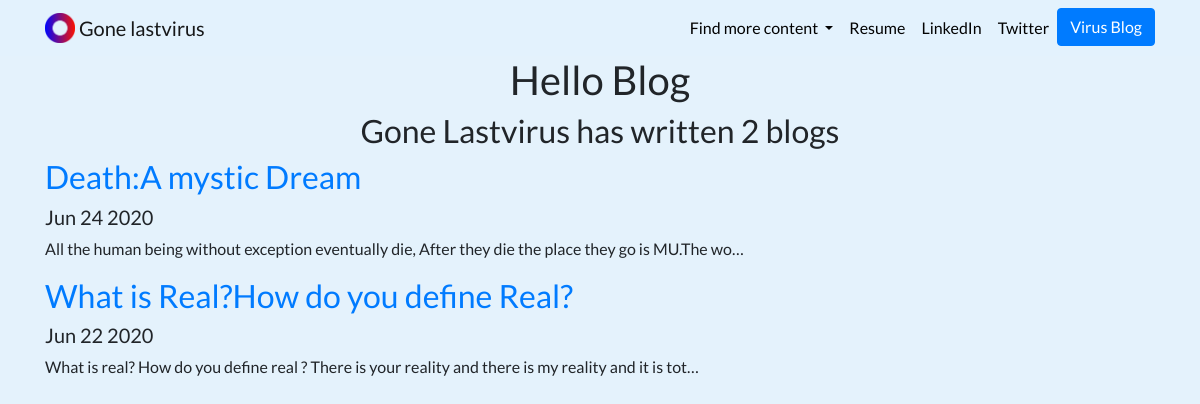
/blog/, run on an earlier commit of the app's database.
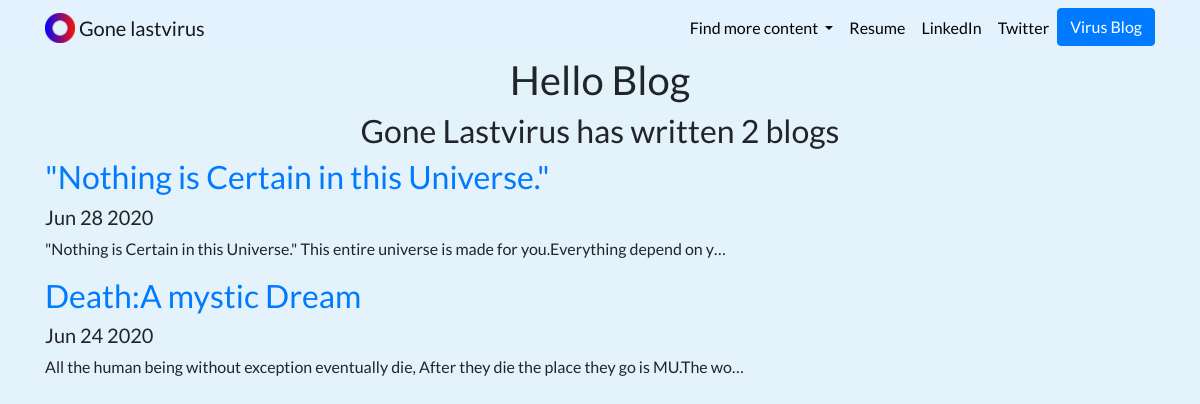
And on a later commit of the database.
### blog/models.py (models this page shows, shortened)
class Blog(models.Model):
    title = models.CharField(max_length=200)
    discription= models.TextField()
    image = models.ImageField(upload_to='portfolio/image/')
    date=models.DateField()

### blog/views.py (the view)
# urls.py: path('', views.all_blog, name='all_blog'),
def all_blog(request):
    blogs = Blog.objects.order_by('-date')
    return render(request,'blog/all_blog.html', {'blogs':blogs})

### blog/templates/blog/all_blog.html
{% extends 'portfolio/base.html' %}
{% block content %}
<center><h1>Hello Blog</h1>
<h2>Gone Lastvirus has written {{blogs.count}} blog{{blogs.count|pluralize}}</h2></center>
{% for blog in blogs %}
<h2><a href="{% url 'blog:detail' blog.id %}">{{ blog.title }}</a></h2>
<h5>{{ blog.date|date:'M d Y'}}</h5>
<p>{{ blog.discription|striptags|truncatechars:100 }}</p>
{% endfor %}
{% endblock %}

What changed in the data, as far as the page shows it:
removed Blog: title "What is Real?How do you define Real?", date "Jun 22 2020", discription "What is real? How do you define real ? There is your reality and there is my reality and it is tot…"
added Blog: title "\"Nothing is Certain in this Universe.\"", date "Jun 28 2020", discription "\"Nothing is Certain in this Universe.\" This entire universe is made for you.Everything depend on y…"
